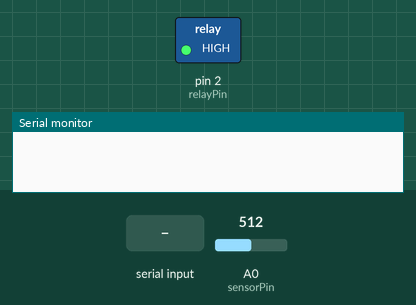
This sketch was run on a simulated Arduino Uno, built with avr-gcc and run on an emulated ATmega328P. Parts: switched loads named in the sketch (green lamp = pin HIGH), the last lines printed to the serial monitor. Inputs (shaded band) come from the test bench; at power-on: A0 (sensorPin) = 512.

Above: at 1.2 s.
1.3 s: "m*" received over Serial
At 2.5 s:
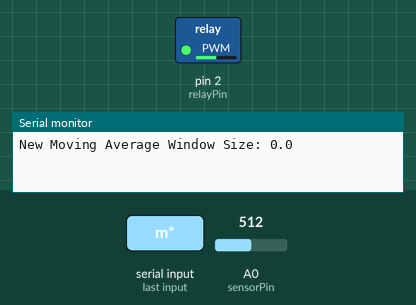
2.8 s: byte 116 ('t') received over Serial
At 3.3 s:
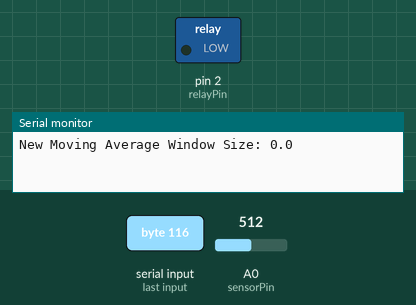
5.3 s: byte 49 ('1') received over Serial
At 6.3 s:
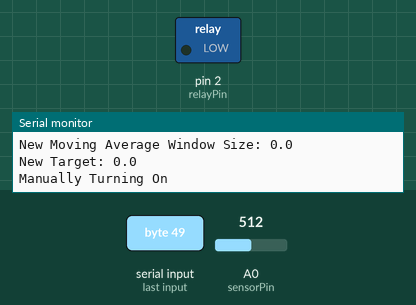
6.8 s: byte 48 ('0') received over Serial
At 7.7 s:
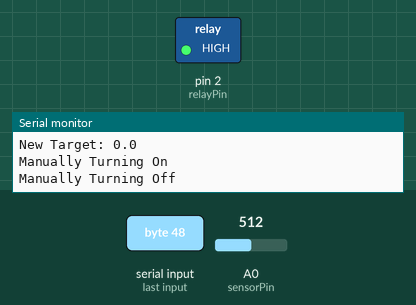
8.3 s: byte 97 ('a') received over Serial
At 9.1 s:
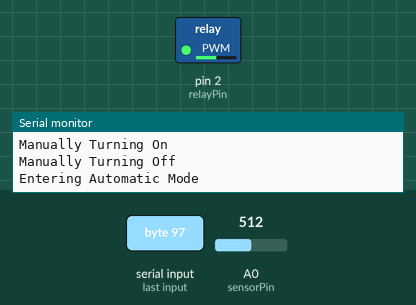
9.8 s: byte 119 ('w') received over Serial
At 10.6 s:
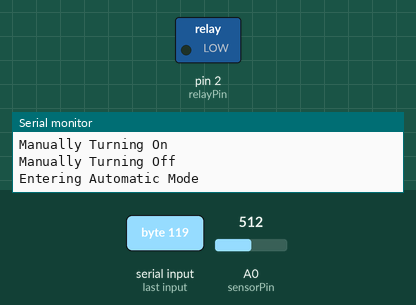
Timing chart, 0 to 12.8 s (numbered marks = the images above; inputs shaded):
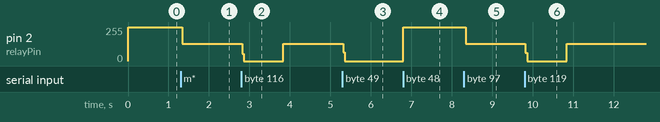

The sketch:

HotWaterHeaterTemperatureControl.ino
```cpp
#define UP 1
#define DOWN 0

//DIO Variables
const int relayPin =  2; //HIGH means off, LOW means on
int relayState = HIGH; //Default to HIGH/off

//AIO Variables
int sensorPin = A0;

//Temperature Control Variables
const float emergencyCutOffTemp = 210.0; //No matter what, if the temperature is above this, the relay will be off
float targetTemp = 70.0; //The target temperature
float windowSize = 1.0; //The window size to keep the temperature within
float currentTemp = 0.0; //The current temperature from the probe
float movingAverageWindowSize = 25.0; //For smoothing out sensor noise
int autoAdjust = 1; //1 for automatic adjustment, 0 for manual only
int dir = UP;

//Serial I/O Variables
int inByte = 0; //For reading command characters
int bufLength = 256; //Length of character buffer
char* buf = new char[bufLength]; //For reading and writing floats

void setup()
{
  //Start serial interface
  Serial.begin(9600);
  //Set relayPin to output
  pinMode(relayPin, OUTPUT);
  //Write default value
  digitalWrite(relayPin, relayState);
  //Read initial temperature
  currentTemp = getTemp();
  //Set direction
  if(currentTemp<targetTemp) dir = UP;
  else dir=DOWN;
}

void loop()
{
  //Read the current temperature
  currentTemp = (((movingAverageWindowSize-1)/(movingAverageWindowSize))*currentTemp)+(getTemp()*(1/movingAverageWindowSize));

  //If we have input
  if (Serial.available() > 0) {
    inByte = Serial.read(); //Read the command byte
    switch(inByte)
    {
      case '0': //Manual Off with '0'
        Serial.write("Manually Turning Off\r\n");
        autoAdjust = 0; //Disable Auto Mode
        relayState = HIGH;
        break;
      case '1': //Manual On with '1'
        Serial.write("Manually Turning On\r\n");
        autoAdjust = 0; //Disable Auto Mode
        relayState = LOW;
        break;
      case 'a': //Enter Automatic Mode with 'a'
        Serial.write("Entering Automatic Mode\r\n");
        autoAdjust = 1; //Enable Auto Mode
        break;
      case 't': //Input New Target Temperature with 'txxx.xxx*'
        Serial.readBytesUntil('*',buf,bufLength);
        targetTemp = atof(buf);
        Serial.write("New Target: ");
        dtostrf(targetTemp,3,1,buf);
        Serial.write(buf);
        Serial.write("\r\n");
        break;
      case 'w': //Set the window size with 'w'
        Serial.readBytesUntil('*',buf,bufLength);
        windowSize = atof(buf);
        Serial.write("New Window Size: ");
        dtostrf(windowSize,3,1,buf);
        Serial.write(buf);
        Serial.write("\r\n");
        break;
      case 'm': //Set the moving average window size with 'm'
        Serial.readBytesUntil('*',buf,bufLength);
        movingAverageWindowSize = atof(buf);
        Serial.write("New Moving Average Window Size: ");
        dtostrf(movingAverageWindowSize,3,1,buf);
        Serial.write(buf);
        Serial.write("\r\n");
        break;
      case 'd': //Display current Temperature/Target
        Serial.write("Current/Target: ");
        dtostrf(currentTemp,3,10,buf);
        Serial.write(buf);
        Serial.write("/");
        dtostrf(targetTemp,3,10,buf);
        Serial.write(buf);
        Serial.write(" : ");
        if(relayState == HIGH) Serial.write("OFF");
        else if (relayState == LOW) Serial.write("ON");
        Serial.write("\r\n");
        break;
      case 'v': //Display a verbose system status
        Serial.write("Current Temperature (degC): ");
        dtostrf(currentTemp,3,10,buf);
        Serial.write(buf);
        Serial.write("\r\n");
        Serial.write("Target Temperature (degC): ");
        dtostrf(targetTemp,3,10,buf);
        Serial.write(buf);
        Serial.write("\r\n");
        Serial.write("Window Size (degC): ");
        dtostrf(windowSize,3,10,buf);
        Serial.write(buf);
        Serial.write("\r\n");
        Serial.write("Moving Average Window Size (samples): ");
        dtostrf(movingAverageWindowSize,3,10,buf);
        Serial.write(buf);
        Serial.write("\r\n");
        Serial.write("Auto Adjust: ");
        if(autoAdjust==0) Serial.write("Disabled");
        else if(autoAdjust==1) Serial.write("Enabled");
        Serial.write("\r\n");
        Serial.write("Current Direction: ");
        if(dir==UP) Serial.write("Up");
        else if(dir==DOWN) Serial.write("Down");
        Serial.write("\r\n");
        break;
//      case 'h': //Display the help menu
//        Serial.write("Commands:\r\n0 - Disable Auto and Turn Off Relay\r\n1 - Disable Auto and Turn On Relay\r\na - Enable Auto Adjust Mode\r\ntxxx.xxxxx* - Set Target Temperature (degC)\r\nwxxx.xxxxx* - Set Window Size (degC)\r\nmxxx.xxxxx* - Set Moving Average Window Size (samples)\r\nd - Display Temperature and Target Temperature\r\nv - Display Verbose Status\r\nh - Display Help\r\n");
//        break;
    }
  }

  //Automatic Temperature Control
  if(autoAdjust == 1)
  {
    if(dir==UP)
    {
      if(currentTemp < targetTemp)
        relayState = LOW;
      else
      {
        relayState = HIGH;
        dir = DOWN;
      }
    }
    else if(dir==DOWN)
    {
      if(currentTemp > targetTemp - windowSize)
        relayState = HIGH;
      else
      {
        relayState = LOW;
        dir = UP;
      }
    }
  }

  //Emergency cut-off
  if(currentTemp > emergencyCutOffTemp)
  {
    Serial.write("Emergency Shutoff!");
    relayState = HIGH;
  }

  //Write DIO
  digitalWrite(relayPin, relayState); //Write output state
}

//Helper function for getting the temperature of the sensor
float getTemp()
{
  //Assumes 5V input
  return 0.24576 * analogRead(sensorPin) - 20.5128;
}
```

Measured:
- after the input at 1.3 s, pin 2 (relayPin): 255/255 → 129/255 at once
- after the input at 2.8 s, pin 2 (relayPin): 129/255 → 0/255 at once, → 130/255 1.0 s later
- after the input at 5.3 s, pin 2 (relayPin): 130/255 → 0/255 at once
- after the input at 6.8 s, pin 2 (relayPin): 0/255 → 255/255 at once
- after the input at 8.3 s, pin 2 (relayPin): 255/255 → 129/255 at once
- after the input at 9.8 s, pin 2 (relayPin): 129/255 → 0/255 at once, → 130/255 1.0 s later
